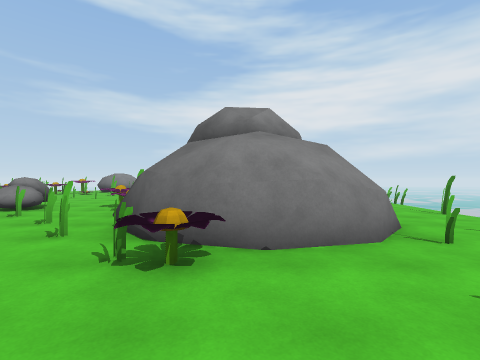
[1] (above)

19 first-person views from a walk through a Unity game level. The camera is 1.5 m above the floor, looks level and sees 85° across. The floor is counted in squares, 2 m on a side. Each view is taken from the middle of a square. On the plan, view 1 faces up. The plan holds only what a view shows up to about 9 squares ahead; the rest is blank. The place goes on beyond the plan.

[2]
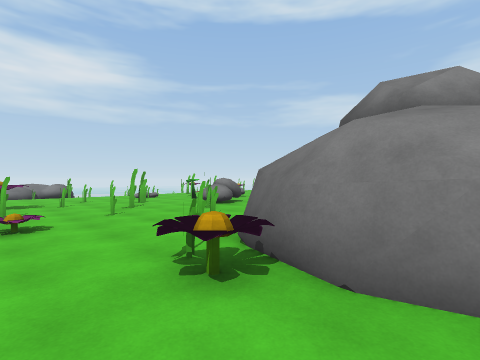

[3]
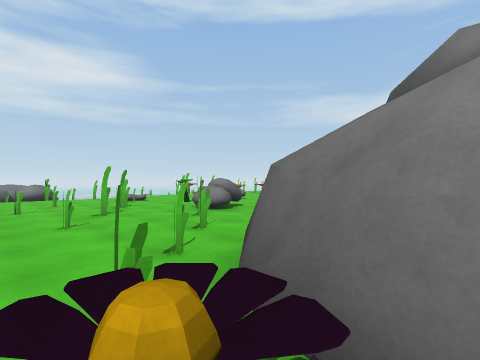

[4]
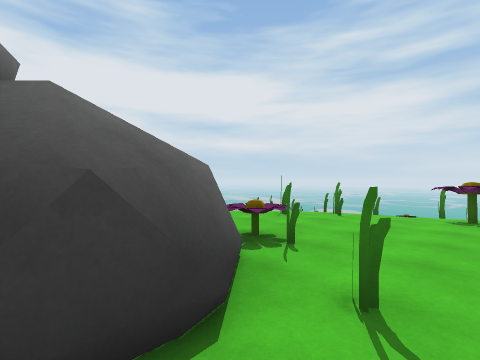

[5]
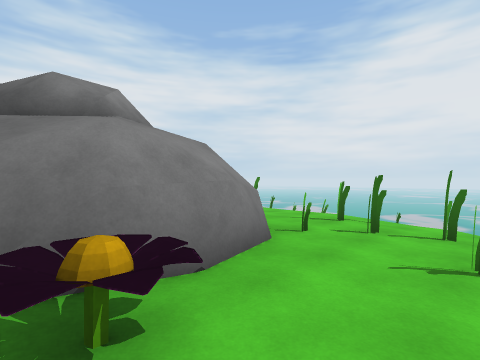

[6]
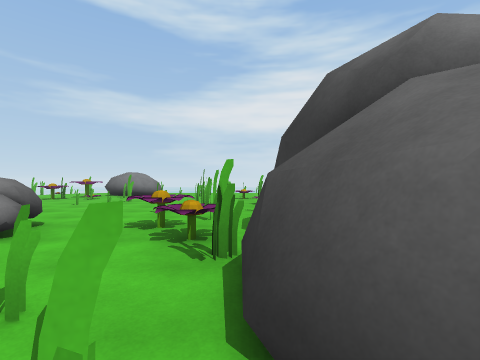

[7]
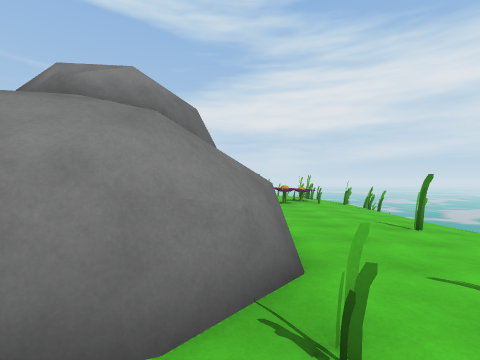

[8]
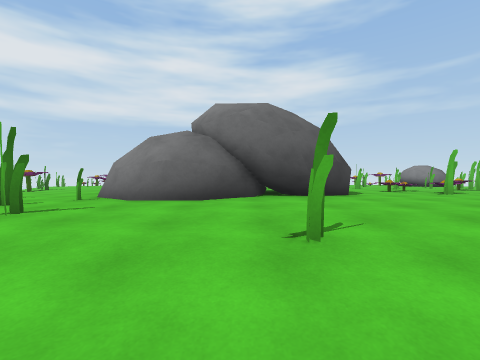

[9]
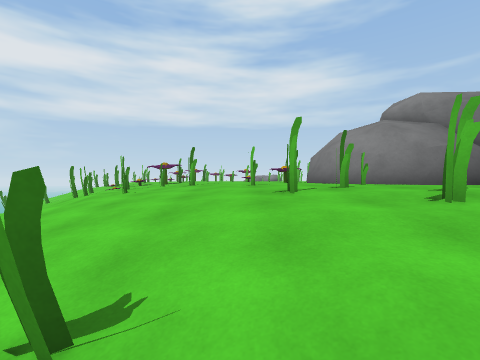

[10]
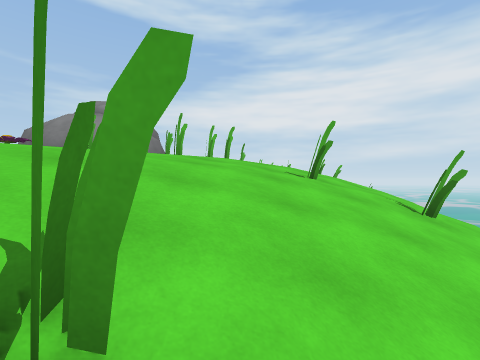

[11]
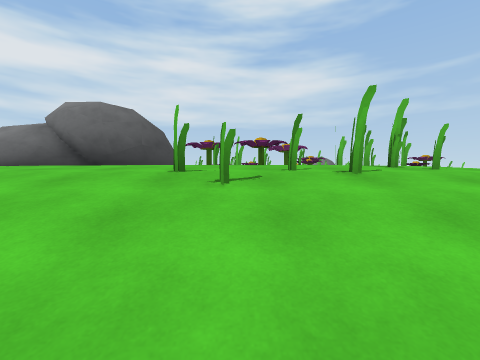

[12]
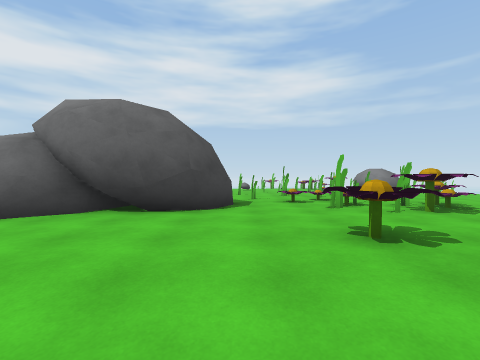

[13]
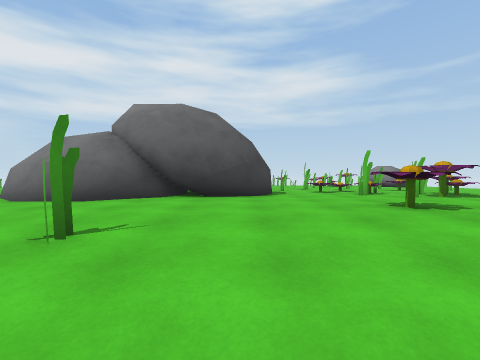

[14]
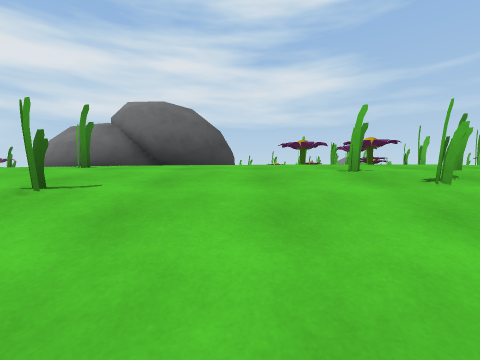

[15]
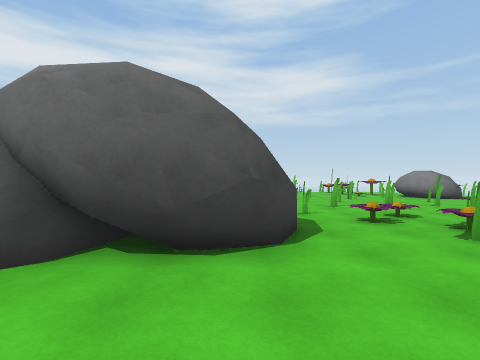

[16]
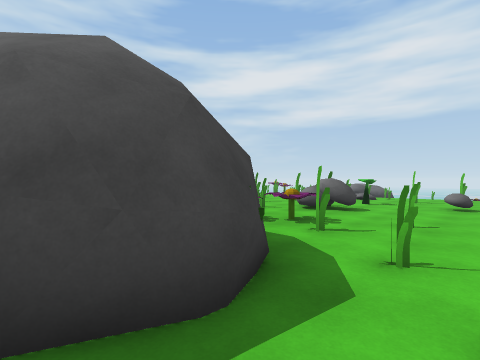

[17]
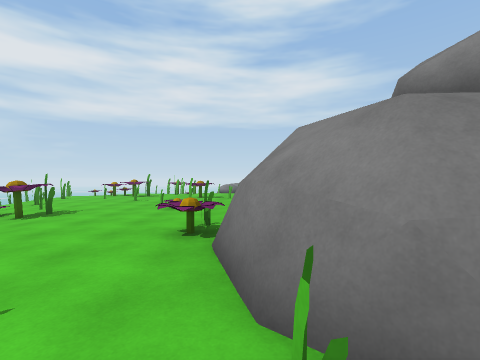

[18]
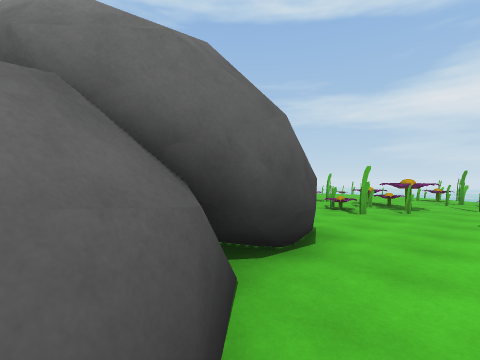

[19]
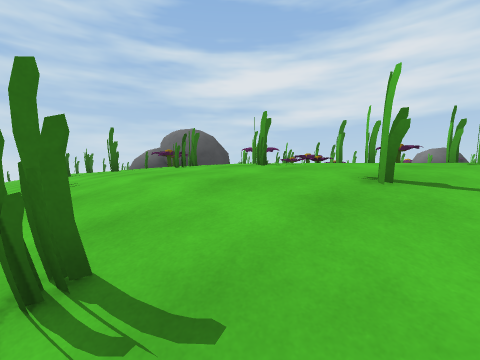

### Floor plan
Key: @ floor where view 1 was taken; # wall or solid block; x gap in a wall; . main floor; - floor 0.5 m lower than the main floor; _ floor 0.75 m lower than the main floor; < floor 1.25 m lower than the main floor; ( floor 1.5 m lower than the main floor; / step, stairs or slope; = window, fence, low wall or low ledge; ^ raised ledge; O other object.
Columns run from 11 left of view 1 to 9 right of it. Each row starts with its distance up from view 1.
 18                 _///
 17             = #.-#/=
 16             ==..-_/#
 15          #. .##.#-_(
 14       =.#=.=..#..-_
 13       ...=x###..#-_<
 12    ..#.#...###.=.#_<
 11    .=.#...==#..=.-=</
 10    ..=....=...#=.#_<
  9  ...^...####.....-_</
  8  .#.....#####....-_<
  7   .O.^^.##  #...#-#
  6    ..x^.=#  ##...-_
  5  ...#....#   #...-
  4 .....#...##  #...-
  3 ..#...#...####.#-_=
  2  ..#......=...##-__/
  1    #..=......#..-///
  0      ......@#..-_#/=
 -1       .......=-_////
 -2      ..=##.#--_////
 -3      ... #x##_<///
 -4      .#  #/=    /
 -5          /
 -6          =

Where each view was taken, in squares from view 1:
view 1: 0 up, 0 right, facing up
view 2: 1 up, 1 right, facing up-left
view 3: 2 up, 0 right, facing up-left
view 4: 5 up, 3 left, facing down-right
view 5: 1 up, 1 left, facing up-right
view 6: 3 up, 2 left, facing up
view 7: 2 up, 2 right, facing up
view 8: 6 up, 7 right, facing left
view 9: 1 up, 7 right, facing left
view 10: 4 down, 5 right, facing up
view 11: 11 up, 9 right, facing left
view 12: 9 up, 6 right, facing left
view 13: 8 up, 7 right, facing left
view 14: 9 up, 9 right, facing left
view 15: 8 up, 4 right, facing left
view 16: 10 up, 1 right, facing down-left
view 17: 3 up, 3 right, facing left
view 18: 5 up, 3 right, facing up-left
view 19: 18 up, 8 right, facing down-left
